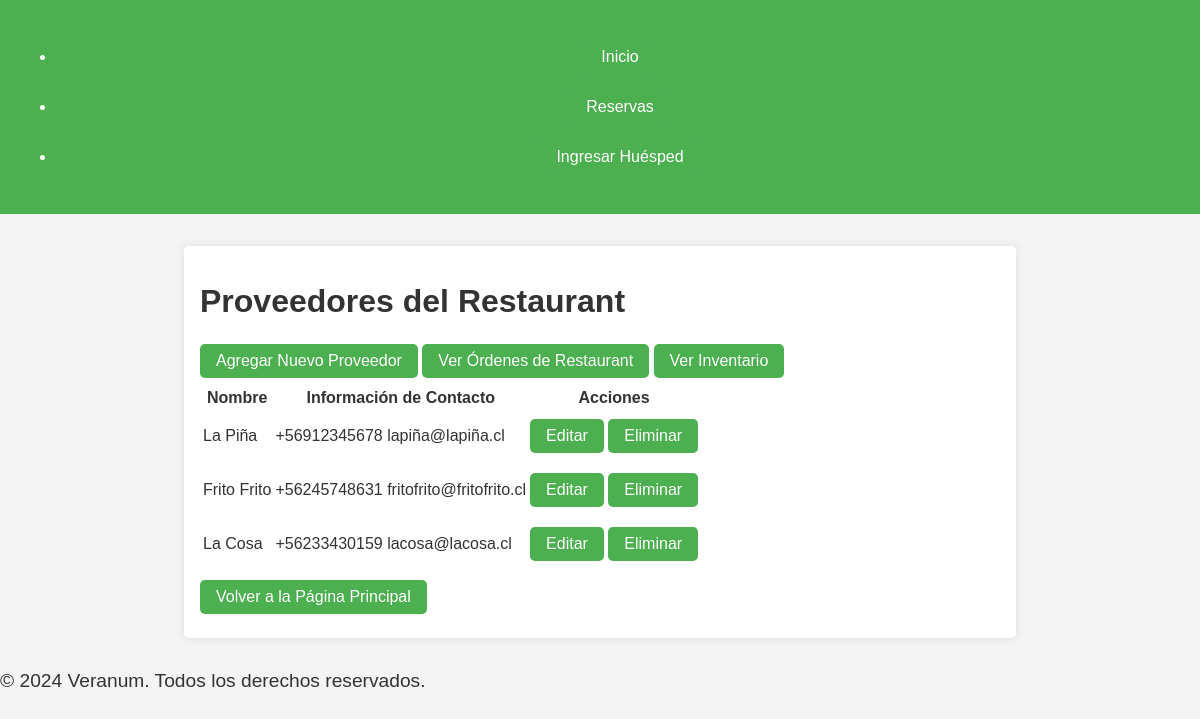
Page /providers/ on the committed database.
### core/models.py (models this page shows, shortened)
class Provider(models.Model):
    name = models.CharField(max_length=100)
    contact_info = models.TextField()

### core/views.py (the view)
# urls.py: path('providers/', provider_list, name='provider_list'),
def provider_list(request):
    providers = Provider.objects.all()
    return render(request, 'core/provider_list.html', {'providers': providers})

### core/templates/core/provider_list.html
{% extends 'core/base.html' %}
{% block content %}
<h1>Proveedores del Restaurant</h1>
<a href="{% url 'provider_create' %}" class="btn btn-primary mb-3">Agregar Nuevo Proveedor</a>
<a href="{% url 'restaurant_order_list' %}" class="btn btn-secondary mb-3">Ver Órdenes de Restaurant</a>
<a href="{% url 'inventory_item_list' %}" class="btn btn-secondary mb-3">Ver Inventario</a>
<table class="table">
    <thead>
        <tr>
            <th>Nombre</th>
            <th>Información de Contacto</th>
            <th>Acciones</th>
        </tr>
    </thead>
    <tbody>
        {% for provider in providers %}
        <tr>
            <td>{{ provider.name }}</td>
            <td>{{ provider.contact_info }}</td>
            <td>
                <a href="{% url 'provider_update' pk=provider.pk %}" class="btn btn-warning btn-sm">Editar</a>
                <a href="{% url 'provider_delete' pk=provider.pk %}" class="btn btn-danger btn-sm">Eliminar</a>
            </td>
        </tr>
        {% empty %}
        <tr>
            <td colspan="3">No hay proveedores.</td>
        </tr>
        {% endfor %}
    </tbody>
</table>
<a href="{% url 'home' %}" class="btn btn-secondary mt-3">Volver a la Página Principal</a>
{% endblock %}

### core/static/core/css/styles.css (style rules this page uses)
body { font-family: Arial, sans-serif; background-color: #f4f4f4; color: #333; margin: 0; padding: 0; }
h1 { font-size: 2rem; margin-bottom: 1rem; }
a { display: inline-block; margin: 0.5rem 0; padding: 0.5rem 1rem; text-decoration: none; color: white; background-color: #4CAF50; border-radius: 5px; transition: background-color 0.3s ease; }

### rows in the picture
Provider: name "La Piña", contact_info "+56912345678 lapiña@lapiña.cl"
Provider: name "Frito Frito", contact_info "+56245748631 fritofrito@fritofrito.cl"
Provider: name "La Cosa", contact_info "+56233430159 lacosa@lacosa.cl"
